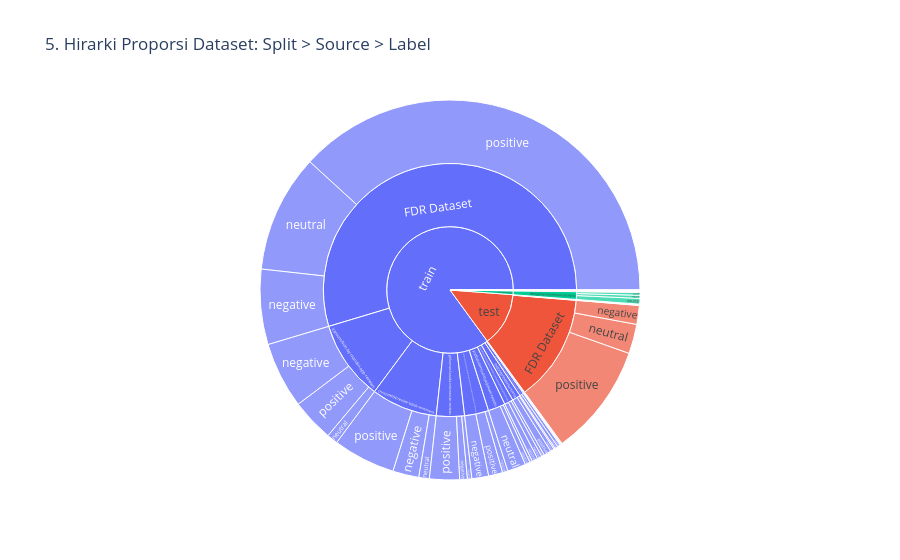

This figure's notebook cell:
### Code cell
#Grafik Interaktif 6 — Aktivitas Berdasarkan Fitur Kalender
df_sunburst = con.execute("""
    SELECT split, source, label_text, COUNT(*) AS jumlah
    FROM df_clean
    GROUP BY split, source, label_text
""").fetchdf()

fig5 = px.sunburst(
    df_sunburst,
    path=["split", "source", "label_text"],
    values="jumlah",
    title="5. Hirarki Proporsi Dataset: Split > Source > Label",
)
fig5.show()

### Figure 1 — Plotly figure (JSON) as saved in the notebook; plotly's stock layout.template omitted (floating-point values rounded to 4 significant figures)
{"data": [{"branchvalues": "total", "domain": {"x": [0, 1], "y": [0, 1]}, "hovertemplate": "labels=%{label}<br>jumlah=%{value}<br>parent=%{parent}<br>id=%{id}<extra></extra>", "ids": ["train/christofel04/review-lapak-sentiment/positive", "train/alexmariosimanjuntak/dana-app-sentiment-review-on-playstore-indonesia/neutral", "test/intanm/indonesian-financial-sentiment-analysis/positive", "poorly formated/deniyulian/sentiment-analysis/negative", "test/FDR Dataset/positive", "train/intanm/indonesian-financial-sentiment-analysis/positive", "train/grikomsn/lazada-indonesian-reviews/positive", "train/FDR Dataset/neutral", "train/bondanvitto/indonesia-twitter-comment-labeled-with-ite-law/negative", "train/taqiyyaghazi/indonesian-marketplace-product-reviews/negative", "train/itanium/livin-by-mandiri-app-reviews/positive", "tweet_opini_film/deniyulian/sentiment-analysis/negative", "test/indonlp/indonlu/smsa/neutral", "train/FDR Dataset/positive", "train/itanium/livin-by-mandiri-app-reviews/neutral", "tweet_cellular_service_provider/deniyulian/sentiment-analysis/positive", "test/indonlp/indonlu/smsa/positive", "validation/indonlp/indonlu/smsa/negative", "train/FDR Dataset/negative", "train/bondanvitto/indonesia-twitter-comment-labeled-with-ite-law/neutral", "tweet_cellular_service_provider/deniyulian/sentiment-analysis/negative", "test/indonlp/indonlu/smsa/negative", "validation/indonlp/indonlu/smsa/positive", "train/christofel04/review-lapak-sentiment/neutral", "train/yudhaislamisulistya/jokowi-tweets/negative", "instagram_comment_cyberbullying/deniyulian/sentiment-analysis/positive", "train/indonlp/indonlu/smsa/negative", "train/christofel04/review-lapak-sentiment/negative", "train/yudhaislamisulistya/jokowi-tweets/neutral", "train/indonlp/indonlu/smsa/neutral", "train/yudhaislamisulistya/jokowi-tweets/positive", "instagram_comment_cyberbullying/deniyulian/sentiment-analysis/negative", "train/indonlp/indonlu/smsa/positive", "train/alexmariosimanjuntak/dana-app-sentiment-review-on-playstore-indonesia/negative", "poorly formated/deniyulian/sentiment-analysis/neutral", "train/jocelyndumlao/prdect-id-indonesian-emotion-classification/negative", "test/intanm/indonesian-financial-sentiment-analysis/negative", "poorly formated/deniyulian/sentiment-analysis/positive", "test/FDR Dataset/negative", "train/intanm/indonesian-financial-sentiment-analysis/negative", "train/grikomsn/lazada-indonesian-reviews/negative", "test/FDR Dataset/neutral", "train/intanm/indonesian-financial-sentiment-analysis/neutral", "train/grikomsn/lazada-indonesian-reviews/neutral", "train/bondanvitto/indonesia-twitter-comment-labeled-with-ite-law/positive", "train/taqiyyaghazi/indonesian-marketplace-product-reviews/positive", "train/itanium/livin-by-mandiri-app-reviews/negative", "tweet_opini_film/deniyulian/sentiment-analysis/positive", "validation/indonlp/indonlu/smsa/neutral", "train/alexmariosimanjuntak/dana-app-sentiment-review-on-playstore-indonesia/positive", "test/intanm/indonesian-financial-sentiment-analysis/neutral", "train/jocelyndumlao/prdect-id-indonesian-emotion-classification/positive", "train/christofel04/review-lapak-sentiment", "train/alexmariosimanjuntak/dana-app-sentiment-review-on-playstore-indonesia", "test/intanm/indonesian-financial-sentiment-analysis", "poorly formated/deniyulian/sentiment-analysis", "test/FDR Dataset", "train/intanm/indonesian-financial-sentiment-analysis", "train/grikomsn/lazada-indonesian-reviews", "train/FDR Dataset", "train/bondanvitto/indonesia-twitter-comment-labeled-with-ite-law", "train/taqiyyaghazi/indonesian-marketplace-product-reviews", "train/itanium/livin-by-mandiri-app-reviews", "tweet_opini_film/deniyulian/sentiment-analysis", "test/indonlp/indonlu/smsa", "tweet_cellular_service_provider/deniyulian/sentiment-analysis", "validation/indonlp/indonlu/smsa", "train/yudhaislamisulistya/jokowi-tweets", "instagram_comment_cyberbullying/deniyulian/sentiment-analysis", "train/indonlp/indonlu/smsa", "train/jocelyndumlao/prdect-id-indonesian-emotion-classification", "train", "test", "poorly formated", "tweet_opini_film", "tweet_cellular_service_provider", "validation", "instagram_comment_cyberbullying"], "labels": ["positive", "neutral", "positive", "negative", "positive", "positive", "positive", "neutral", "negative", "negative", "positive", "negative", "neutral", "positive", "neutral", "positive", "positive", "negative", "negative", "neutral", "negative", "negative", "positive", "neutral", "negative", "positive", "negative", "negative", "neutral", "neutral", "positive", "negative", "positive", "negative", "neutral", "negative", "negative", "positive", "negative", "negative", "negative", "neutral", "neutral", "neutral", "positive", "positive", "negative", "positive", "neutral", "positive", "neutral", "positive", "christofel04/review-lapak-sentiment", "alexmariosimanjuntak/dana-app-sentiment-review-on-playstore-indonesia", "intanm/indonesian-financial-sentiment-analysis", "deniyulian/sentiment-analysis", "FDR Dataset", "intanm/indonesian-financial-sentiment-analysis", "grikomsn/lazada-indonesian-reviews", "FDR Dataset", "bondanvitto/indonesia-twitter-comment-labeled-with-ite-law", "taqiyyaghazi/indonesian-marketplace-product-reviews", "itanium/livin-by-mandiri-app-reviews", "deniyulian/sentiment-analysis", "indonlp/indonlu/smsa", "deniyulian/sentiment-analysis", "indonlp/indonlu/smsa", "yudhaislamisulistya/jokowi-tweets", "deniyulian/sentiment-analysis", "indonlp/indonlu/smsa", "jocelyndumlao/prdect-id-indonesian-emotion-classification", "train", "test", "poorly formated", "tweet_opini_film", "tweet_cellular_service_provider", "validation", "instagram_comment_cyberbullying"], "name": "", "parents": ["train/christofel04/review-lapak-sentiment", "train/alexmariosimanjuntak/dana-app-sentiment-review-on-playstore-indonesia", "test/intanm/indonesian-financial-sentiment-analysis", "poorly formated/deniyulian/sentiment-analysis", "test/FDR Dataset", "train/intanm/indonesian-financial-sentiment-analysis", "train/grikomsn/lazada-indonesian-reviews", "train/FDR Dataset", "train/bondanvitto/indonesia-twitter-comment-labeled-with-ite-law", "train/taqiyyaghazi/indonesian-marketplace-product-reviews", "train/itanium/livin-by-mandiri-app-reviews", "tweet_opini_film/deniyulian/sentiment-analysis", "test/indonlp/indonlu/smsa", "train/FDR Dataset", "train/itanium/livin-by-mandiri-app-reviews", "tweet_cellular_service_provider/deniyulian/sentiment-analysis", "test/indonlp/indonlu/smsa", "validation/indonlp/indonlu/smsa", "train/FDR Dataset", "train/bondanvitto/indonesia-twitter-comment-labeled-with-ite-law", "tweet_cellular_service_provider/deniyulian/sentiment-analysis", "test/indonlp/indonlu/smsa", "validation/indonlp/indonlu/smsa", "train/christofel04/review-lapak-sentiment", "train/yudhaislamisulistya/jokowi-tweets", "instagram_comment_cyberbullying/deniyulian/sentiment-analysis", "train/indonlp/indonlu/smsa", "train/christofel04/review-lapak-sentiment", "train/yudhaislamisulistya/jokowi-tweets", "train/indonlp/indonlu/smsa", "train/yudhaislamisulistya/jokowi-tweets", "instagram_comment_cyberbullying/deniyulian/sentiment-analysis", "train/indonlp/indonlu/smsa", "train/alexmariosimanjuntak/dana-app-sentiment-review-on-playstore-indonesia", "poorly formated/deniyulian/sentiment-analysis", "train/jocelyndumlao/prdect-id-indonesian-emotion-classification", "test/intanm/indonesian-financial-sentiment-analysis", "poorly formated/deniyulian/sentiment-analysis", "test/FDR Dataset", "train/intanm/indonesian-financial-sentiment-analysis", "train/grikomsn/lazada-indonesian-reviews", "test/FDR Dataset", "train/intanm/indonesian-financial-sentiment-analysis", "train/grikomsn/lazada-indonesian-reviews", "train/bondanvitto/indonesia-twitter-comment-labeled-with-ite-law", "train/taqiyyaghazi/indonesian-marketplace-product-reviews", "train/itanium/livin-by-mandiri-app-reviews", "tweet_opini_film/deniyulian/sentiment-analysis", "validation/indonlp/indonlu/smsa", "train/alexmariosimanjuntak/dana-app-sentiment-review-on-playstore-indonesia", "test/intanm/indonesian-financial-sentiment-analysis", "train/jocelyndumlao/prdect-id-indonesian-emotion-classification", "train", "train", "test", "poorly formated", "test", "train", "train", "train", "train", "train", "train", "tweet_opini_film", "test", "tweet_cellular_service_provider", "validation", "train", "instagram_comment_cyberbullying", "train", "train", "", "", "", "", "", "", ""], "type": "sunburst", "values": [54670.0, 4684.0, 314.0, 2649.0, 98210.0, 637.0, 26250.0, 103100.0, 4095.0, 443.0, 37360.0, 100.0, 88.0, 392800.0, 9564.0, 138.0, 208.0, 389.0, 65830.0, 5081.0, 159.0, 204.0, 728.0, 9178.0, 4307.0, 200.0, 3412.0, 22840.0, 16140.0, 1138.0, 2264.0, 197.0, 6383.0, 14650.0, 5019.0, 2720.0, 156.0, 2433.0, 16460.0, 315.0, 6695.0, 25770.0, 368.0, 3864.0, 2427.0, 378.0, 57870.0, 98.0, 129.0, 12330.0, 182.0, 2476.0, 86690.0, 31670.0, 652.0, 10100.0, 140400.0, 1320.0, 36810.0, 561800.0, 11600.0, 821.0, 104800.0, 198.0, 500.0, 297.0, 1246.0, 22710.0, 397.0, 10930.0, 5196.0, 874300.0, 141600.0, 10100.0, 198.0, 297.0, 1246.0, 397.0]}], "layout": {"legend": {"tracegroupgap": 0}, "title": {"text": "5. Hirarki Proporsi Dataset: Split > Source > Label"}}}
